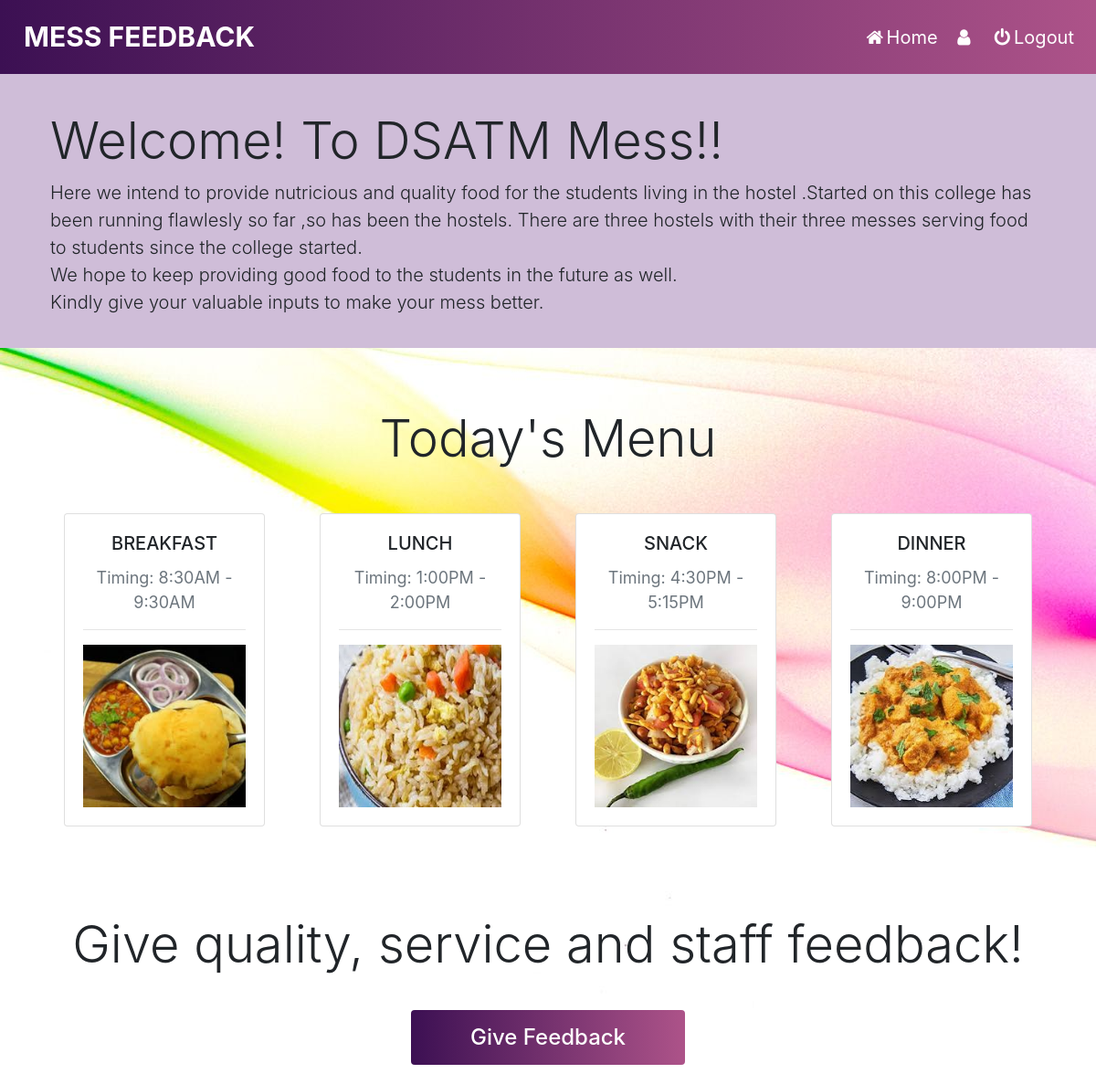
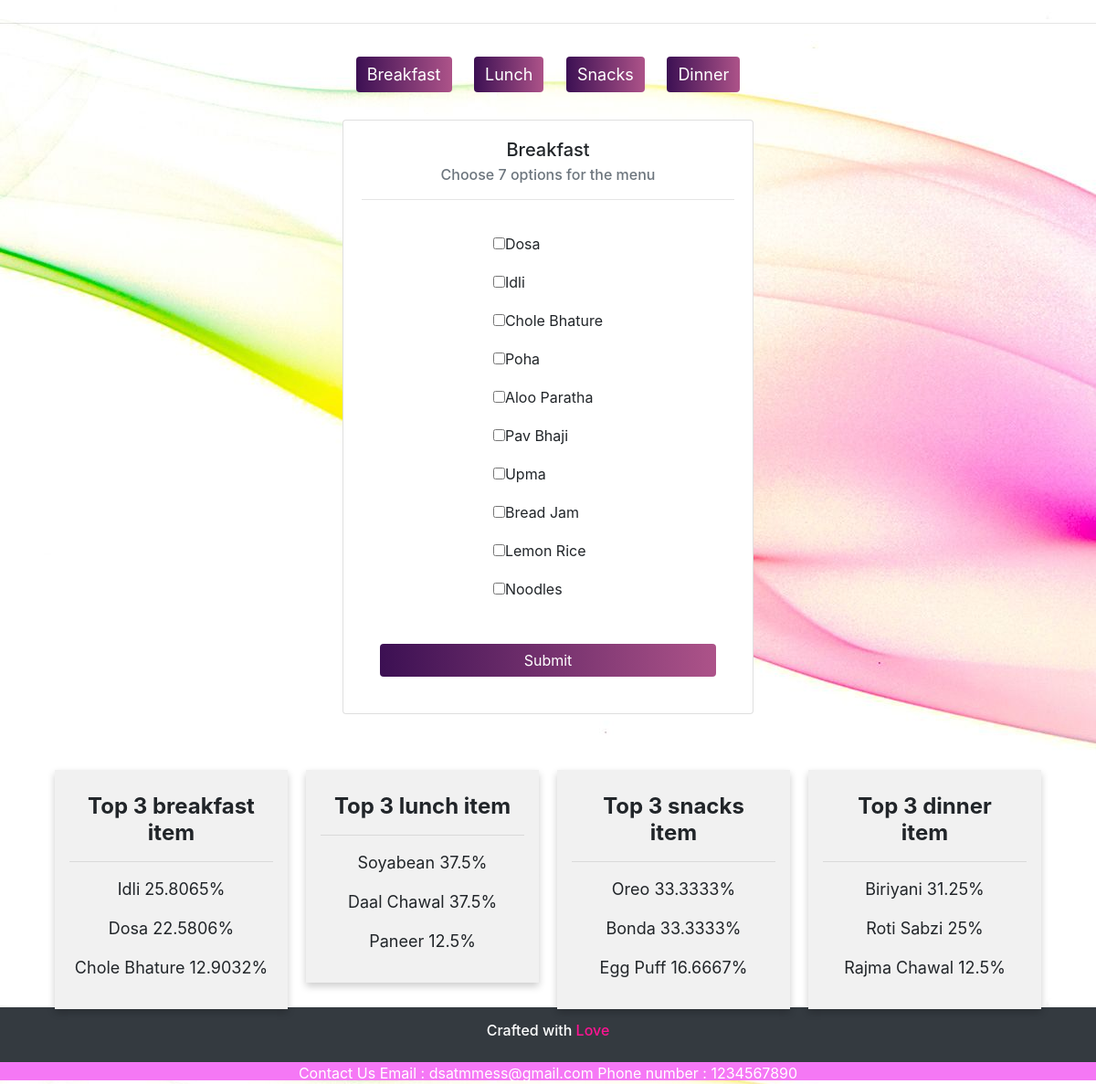
The app's page /home.php with its own data (2 pictures, top to bottom).
### tables this page shows
CREATE TABLE `food_list` (
  `food_id` int(11) NOT NULL,
  `food_name` varchar(255) NOT NULL,
  `food_type` char(1) NOT NULL
);

CREATE TABLE `votes_percentage` (
  `food_id` int(11) NOT NULL,
  `percentage` float NOT NULL
);

### home.php (the view, shortened to what this page needs)
<?php
$conn = mysqli_connect('localhost','root','','project');
$query1 = "select food_name from food_list where food_type='B'";
$result1= mysqli_query($conn, $query1);
$top_b_query = "SELECT a.food_id,a.food_name,b.percentage from food_list a,votes_percentage b where a.food_id=b.food_id and a.food_id BETWEEN 1 and 10 ORDER BY percentage DESC limit 3";
$top_b = mysqli_query($conn, $top_b_query);
$top_l_query = "SELECT a.food_id,a.food_name,b.percentage from food_list a,votes_percentage b where a.food_id=b.food_id and a.food_id BETWEEN 11 and 20 ORDER BY percentage DESC limit 3";
$top_l = mysqli_query($conn, $top_l_query);
$top_s_query = "SELECT a.food_id,a.food_name,b.percentage from food_list a,votes_percentage b where a.food_id=b.food_id and a.food_id BETWEEN 21 and 30 ORDER BY percentage DESC limit 3";
$top_s = mysqli_query($conn, $top_s_query);
$top_d_query = "SELECT a.food_id,a.food_name,b.percentage from food_list a,votes_percentage b where a.food_id=b.food_id and a.food_id BETWEEN 31 and 40 ORDER BY percentage DESC limit 3";
$top_d = mysqli_query($conn, $top_d_query);
?>
<!DOCTYPE html>
<html>
<head>
    <link rel="stylesheet" href="https://maxcdn.bootstrapcdn.com/bootstrap/4.3.1/css/bootstrap.min.css">
    <link rel="stylesheet" href="https://cdnjs.cloudflare.com/ajax/libs/font-awesome/4.7.0/css/font-awesome.min.css">
    <link rel="stylesheet" type="text/css" href="styles/style.css">
</head>
<body style="background-image: url('home.jpg');">
    <nav class="navbar navbar-expand-lg navbar-white bg-white">
        <a class="navbar-brand" id="big" href="#"><b>MESS FEEDBACK</b></a>
        <div class="collapse navbar-collapse" id="navbarNavAltMarkup">
            <div class="navbar-nav ml-auto">
                <a class="nav-item nav-link" href="home.php"><i class="fa fa-fw fa-home"></i>Home</i></a>
                <a class="nav-item nav-link" href="user.php"><i class="fa fa-fw fa-user"></i><?php echo $_SESSION['username']; ?></i></a>
                <a class="nav-item nav-link" href="logout.php"><i class="fa fa-fw fa-power-off"></i>Logout</i></a>
            </div>
        </div>
    </nav>
    <div class="jumbotron jumbotron-fluid">
        <div class="container">
            <h3 class="display-4">Welcome! To DSATM Mess!!</h3>
            <p class="lead">
                Here we intend to provide nutricious and quality food for the students living in the hostel .Started on this college has been running flawlesly so far ,so has been the hostels. There are three hostels with their three messes serving food to students since
                the college started.
                <br> We hope to keep providing good food to the students in the future as well.<br>Kindly give your valuable inputs to make your mess better.
            </p>
        </div>
    </div>
    <br>
    <h4 class="display-4 text-center">Today's Menu</h4>
    <div id="menu" class="container">
        <div class="row card-deck mb-5 mt-5">
            <div class="col-md-3 col-sm-5">
                <div class="card">
                    <div class="card-body">
                        <h5 class="card-title text-uppercase text-center">Breakfast</h5>
                        <p class="text-muted text-center">Timing: 8:30AM - 9:30AM</p>
                        <hr>
                        <div id="breakfast" class="carousel slide" data-ride="carousel" data-interval="2500">
                            <div class="carousel-inner">
                                <div class="carousel-item active">
                                    <img src="#" id="breakfastimg" class="d-block w-100">
                                </div>
                            </div>
                        </div>
                    </div>
                </div>
            </div>
            <div class="col-md-3 col-sm-5">
                <div class="card">
                    <div class="card-body">
                        <h5 class="card-title text-uppercase text-center">Lunch</h5>
                        <p class="text-muted text-center">Timing: 1:00PM - 2:00PM</p>
                        <hr>
                        <div id="lunch" class="carousel slide" data-ride="carousel" data-interval="2500">
                            <div class="carousel-inner">
                                <div class="carousel-item active">
                                    <img src="#" id="lunchimg" class="d-block w-100">
                                </div>
                            </div>
                        </div>
                    </div>
                </div>
            </div>
            <div class="col-md-3 col-sm-5">
                <div class="card">
                    <div class="card-body">
                        <h5 class="card-title text-uppercase text-center">Snack</h5>
                        <p class="text-muted text-center">Timing: 4:30PM - 5:15PM</p>
                        <hr>
                        <div id="snack" class="carousel slide" data-ride="carousel" data-interval="2500">
                            <div class="carousel-inner">
                                <div class="carousel-item active">
                                    <img src="#" id="snacksimg" class="d-block w-100">
                                </div>
                            </div>
                        </div>
                    </div>
                </div>
            </div>
            <div class="col-md-3 col-sm-5">
                <div class="card">
                    <div class="card-body">
                        <h5 class="card-title text-uppercase text-center">Dinner</h5>
                        <p class="text-muted text-center">Timing: 8:00PM - 9:00PM</p>
                        <hr>
                        <div id="Dinner" class="carousel slide" data-ride="carousel" data-interval="2500">
                            <div class="carousel-inner">
                                <div class="carousel-item active">
                                    <img src="#" id="dinnerimg" class="d-block w-100">
                                </div>
                            </div>
                        </div>
                    </div>
                </div>
            </div>
        </div>
    </div>
    <br>
    <br>
    <center>
        <h1 class="display-4">Give quality, service and staff feedback!</h1>
    </center>
    <center><a href="feedback.php"><button class="btn btn-primary fb-btn" style="height:60px;margin:30px; width:300px;" ><h4>Give Feedback</h4></button></a></center>
    <hr>
    <div class="btn-center">
        <button class="btn btn-primary menu-btn" id="breakfast-btn">Breakfast</button>
        <button class="btn btn-primary menu-btn" id="lunch-btn">Lunch</button>
        <button class="btn btn-primary menu-btn" id="snacks-btn">Snacks</button>
        <button class="btn btn-primary menu-btn" id="dinner-btn">Dinner</button>
    </div>
    <div id="check" class="container">
        <div class="flex">
            <div class="menu-card" id="menucard-b">
                <div class="card">
                    <div class="card-body">
                        <h5 class="card-title" style="text-align:center">Breakfast</h5>
                        <h6 class="card-subtitle text-muted" style="text-align:center">Choose 7 options for the menu</h6>
                        <hr>
                        <form id="breakfast-select" name="breakfast" action="check.php" method="POST">
                            <div class="menu-items">
                                <div class="menu-1">
                                    <?php
                                        while($food1 = mysqli_fetch_assoc($result1))
                                        {
                                    ?>
                                    <div class="checkbox"><label><input type="checkbox" value=<?php  echo '"'.$food1['food_name'].'"' ?> name="b-menu[]" onclick="return checkboxlimit()"><?php echo $food1['food_name']; ?></label></div>
                                    <?php
                                        }
                                    ?>
                                </div>
                            </div>
                            <div class="submit-center">
                                <button type="submit" class="btn btn-block btn-primary">Submit</button>
                            </div>
                        </form>
                    </div>
                </div>
            </div>
        </div>
    </div>
<br><br><br>
<div class="container-c">
<div class="coloumn">
    <div class="card-t">
    <center><h4><b>Top 3 breakfast item</b></h4><hr></center>
    <?php
        while($top_b_result=mysqli_fetch_assoc($top_b))
            {
                ?>
               <center><p><?php echo $top_b_result['food_name']." ".$top_b_result['percentage']."% "?></p></center>
            <?php
            }
         ?>
     </div>
  </div>
  <div class="coloumn">
  <div class="card-t">
  <center><h4><b>Top 3 lunch item</b></h4><hr></center>
    <?php
            while($top_l_result=mysqli_fetch_assoc($top_l))
         {
            ?>
            <center><p><?php echo $top_l_result['food_name']." ".$top_l_result['percentage']."% "; ?></p></center>
        <?php
            }
         ?>
       </div>
  </div>
  <div class="coloumn">
  <div class="card-t">
  <center><h4><b>Top 3 snacks item</b></h4><hr></center>
    <?php
        while($top_s_result=mysqli_fetch_assoc($top_s))
            {
                ?>
                <center><p><?php echo $top_s_result['food_name']." ".$top_s_result['percentage']."% "; ?></p></center>
            <?php
            }
         ?>
         </div>
  </div>
  <div class="coloumn">
  <div class="card-t">
  <center><h4><b>Top 3 dinner item</b></h4><hr></center>
    <?php
        while($top_d_result=mysqli_fetch_assoc($top_d))
            {
                ?>
                <center><p><?php echo $top_d_result['food_name']." ".$top_d_result['percentage']."% "; ?></p></center>
            <?php
            }
         ?>
  </div>
</div>
        </div>
    <div>
        <footer class="page-footer bg-dark">
            <div>
                <p style="color:white" class="h6 text-center footer-copyright p-3">Crafted with <span style="color: deeppink">Love</span></p>
                <div class="contact-footer">
                    <span>Contact Us</span>
                    <span>Email : dsatmmess@gmail.com Phone number : 1234567890</span>
                </div>
            </div>
        </footer>
    </div>
</body>
</html>

### styles/style.css (style rules this page uses)
* { text-decoration: none; }
body { padding: 0; background-position: cover; }
.navbar { background: #ad5389; background: -webkit-linear-gradient(to right, #3c1053, #ad5389); background: linear-gradient(to right, #3c1053, #ad5389); }
#big { text-decoration-color: black; font-size: 30px; }
.navbar a { float: left; padding: 10px; color: #fff; text-decoration: none; font-size: 20px; }
.jumbotron { height: 300px; padding: 40px; background-color: rgb(207, 189, 216); ); }
.flex { display: flex; flex-direction: row; justify-content: center; }
.btn { border: none; background: #ad5389; background: -webkit-linear-gradient(to right, #3c1053, #ad5389); background: linear-gradient(to right, #3c1053, #ad5389); }
.btn-center { text-align: center; align-items: center; }
.menu-btn { border: none; font-size: 18px; margin: 20px 10px; background: linear-gradient(to right, #3c1053, #ad5389); transition: .3s; }
.fb-btn { height: 50px; width: 130px; margin: 30px; }
.coloumn { float: left; width: 25%; padding: 0 10px; }
.row { margin: 0 -5px; }
.row:after { content: ""; display: flex; clear: both; }
h4 { margin: 10px; }
.card-t { box-shadow: 0 4px 8px 0 rgba(0, 0, 0, 0.2); padding: 16px; text-align: center; background-color: #f1f1f1; }
.container-c { display: flex; margin: 30px; padding: 20px; height: 250px; }
.menu-card { padding: 10px 20px; height: 600px; width: 490px; }
.submit-center { display: flex; justify-content: center; margin: 20px 20px; }
.menu-items { display: flex; flex-direction: row; justify-content: space-evenly; }
.menu-1, .menu-2 { margin: 0px 10px; padding: 15px; }
.checkbox, .d-menu { padding: 5px 10px; }
.page-footer { margin: 30px 0px 0px; }
.contact-footer { background-color: rgb(245, 120, 245); color: white; text-align: center; height: 20px; }
p { font-size: 18px; }

### records on screen
food_list: food_name "Dosa", votes_percentage.percentage "22.5806"
food_list: food_name "Idli", votes_percentage.percentage "25.8065"
food_list: food_name "Chole Bhature", votes_percentage.percentage "12.9032"
food_list: food_name "Poha"
food_list: food_name "Aloo Paratha"
food_list: food_name "Pav Bhaji"
food_list: food_name "Upma"
food_list: food_name "Bread Jam"
food_list: food_name "Lemon Rice"
food_list: food_name "Noodles"
food_list: food_name "Soyabean", votes_percentage.percentage "37.5"
food_list: food_name "Daal Chawal", votes_percentage.percentage "37.5"
food_list: food_name "Paneer", votes_percentage.percentage "12.5"
food_list: food_name "Oreo", votes_percentage.percentage "33.3333"
food_list: food_name "Bonda", votes_percentage.percentage "33.3333"
food_list: food_name "Egg Puff", votes_percentage.percentage "16.6667"
food_list: food_name "Biriyani", votes_percentage.percentage "31.25"
food_list: food_name "Roti Sabzi", votes_percentage.percentage "25"
food_list: food_name "Rajma Chawal", votes_percentage.percentage "12.5"
